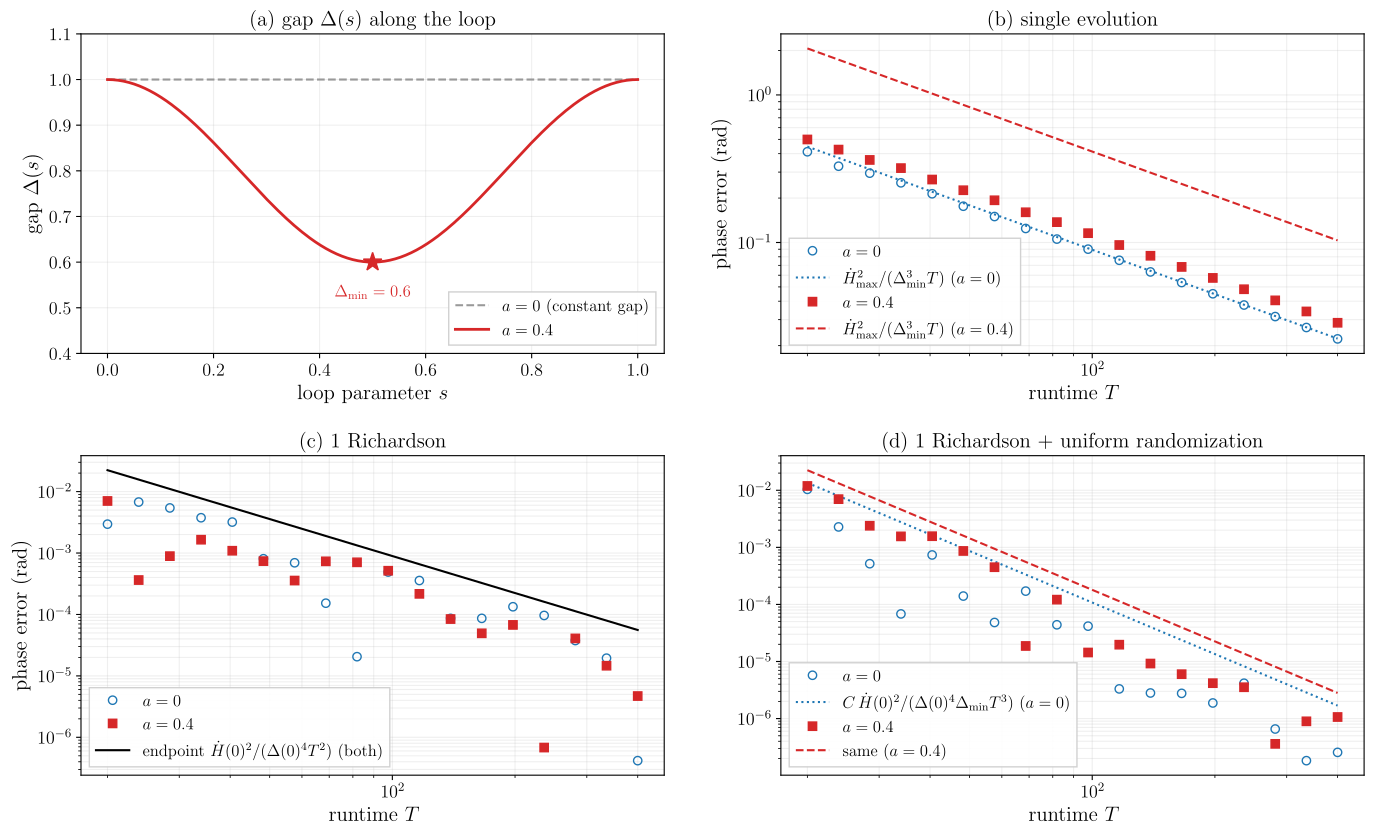

Python code for this plot:
"""Figure 2: Theory bounds vs numerics, and which gap controls each estimator.

Non-isospectral spin-1/2 loop with field modulation |B(s)| = |B|(1 - a sin^2(pi s)).
(a) The dipping gap Delta(s) along the loop.
(b) Single evolution tracks the interior worst-case gap Delta_min.
(c) One-fold Richardson residual is controlled by the endpoint gap Delta(0).
(d) One Richardson + uniform randomization against the Theorem-3 M = 1 (T^-3)
bound with the exact all-xi a priori uniform constant (no fitted constant);
the randomized oscillatory bias itself falls as T^-3, tracking the bound.

The expensive evolutions are parallelized over all cores and cached in
cache/fig2.npz: rerunning with unchanged physics parameters (e.g. after a
styling change) replots instantly from the cache.
"""

import sys
from concurrent.futures import ProcessPoolExecutor
from pathlib import Path

import numpy as np
import matplotlib

matplotlib.use("Agg")
import matplotlib.pyplot as plt

# Match the paper's (REVTeX / Computer Modern) fonts.
plt.rcParams.update({"text.usetex": True, "font.family": "serif",
                     "text.latex.preamble": r"\usepackage{amsmath}",
                     "font.size": 15, "axes.titlesize": 15, "axes.labelsize": 15,
                     "xtick.labelsize": 13, "ytick.labelsize": 13})

HERE = Path(__file__).resolve().parent
sys.path.insert(0, str(HERE.parent))

from berry_cancellation import SpinHalfLoop
from berry_cancellation.estimators import (
    single_phase_error, richardson_error, randomized_richardson_bias,
    default_steps,
)

A = 0.4
T_MIN, T_MAX, N_POINTS = 20.0, 400.0, 18
LAM, ALPHA = 0.7, 1.75
ALPHA_R = 2.0                      # richardson_error's default extrapolation ratio
PARAMS = dict(a=A, t_min=T_MIN, t_max=T_MAX, n=N_POINTS, lam=LAM, alpha=ALPHA,
              alpha_r=ALPHA_R, dist="uniform")
CACHE = HERE / "cache" / "fig2.npz"


def cached_compute(path, params, fn):
    "Load {arrays} from path if its stored params match, else compute and store."
    if path.exists():
        z = np.load(path, allow_pickle=True)
        if z["__params__"].item() == params:
            print(f"loaded cache {path}")
            return {k: z[k] for k in z.files if k != "__params__"}
    data = fn()
    path.parent.mkdir(exist_ok=True)
    np.savez(path, __params__=np.array(params, dtype=object), **data)
    print(f"wrote cache {path}")
    return data


def compute():
    T = np.geomspace(T_MIN, T_MAX, N_POINTS)
    flat, dip = SpinHalfLoop(gap_dip=0.0), SpinHalfLoop(gap_dip=A)
    steps_s = default_steps(T.max())
    steps_r = default_steps(ALPHA_R * T.max())

    out = {}
    with ProcessPoolExecutor(max_workers=10) as ex:
        futs = {}
        for name, m in [("f", flat), ("d", dip)]:
            futs["single_" + name] = [ex.submit(single_phase_error, m, np.array([t]), steps_s) for t in T]
            futs["rich_" + name] = [ex.submit(richardson_error, m, np.array([t]), ALPHA_R, steps_r) for t in T]
            futs["rand_" + name] = [ex.submit(randomized_richardson_bias, m, np.array([t]),
                                              alpha=ALPHA, lam=LAM, levels=1, dist="uniform") for t in T]
        for key, fl in futs.items():
            out[key] = np.concatenate([f.result() for f in fl])
    out["T"] = T
    return out


def hdot_norm(model, s, h=1e-6):
    return np.linalg.norm(model.H(s + h) - model.H(s - h), 2) / (2 * h)


def info(model):
    s = np.linspace(0.0, 1.0, 400, endpoint=False)
    Hmax = max(hdot_norm(model, si) for si in s)
    return Hmax, model.gap, hdot_norm(model, 0.0), model.gap_at(0.0)


def main():
    d = cached_compute(CACHE, PARAMS, compute)
    T = d["T"]
    flat, dip = SpinHalfLoop(gap_dip=0.0), SpinHalfLoop(gap_dip=A)
    Hmf, Dmf, H0f, D0f = info(flat)
    Hmd, Dmd, H0d, D0d = info(dip)

    fig, axes = plt.subplots(2, 2, figsize=(14.0, 8.6))
    (ax0, axL), (axR, axC) = axes

    # Panel 0: the dipping gap Delta(s) along the loop.
    s = np.linspace(0.0, 1.0, 200)
    ax0.plot(s, np.ones_like(s) * flat.field, "--", color="0.6", label=r"$a=0$ (constant gap)")
    ax0.plot(s, [dip.gap_at(si) for si in s], "-", color="C3", lw=2, label=rf"$a={A}$")
    ax0.plot([0.5], [dip.gap], "*", ms=14, color="C3", zorder=5)
    ax0.annotate(rf"$\Delta_{{\min}}={dip.gap:.1f}$", xy=(0.5, dip.gap),
                 xytext=(0.5, dip.gap - 0.05), ha="center", va="top",
                 fontsize=12, color="C3")
    ax0.set_xlabel("loop parameter $s$")
    ax0.set_ylabel(r"gap $\Delta(s)$")
    ax0.set_title(r"(a) gap $\Delta(s)$ along the loop")
    ax0.set_ylim(0.4, 1.1)
    ax0.legend(fontsize=12, loc="lower right", frameon=True, framealpha=0.9, edgecolor="0.8", fancybox=False)
    ax0.grid(True, alpha=0.2)

    # Panel 1: single evolution, dip vs no dip.
    axL.loglog(T, d["single_f"], "o", ms=6, mfc="none", color="C0", label=r"$a=0$")
    axL.loglog(T, Hmf**2 / Dmf**3 / T, ":", color="C0", lw=1.5, label=r"$\dot H_{\max}^2/(\Delta_{\min}^3 T)$ ($a=0$)")
    axL.loglog(T, d["single_d"], "s", ms=6, color="C3", label=rf"$a={A}$")
    axL.loglog(T, Hmd**2 / Dmd**3 / T, "--", color="C3", lw=1.5, label=rf"$\dot H_{{\max}}^2/(\Delta_{{\min}}^3 T)$ ($a={A}$)")
    axL.set_xlabel("runtime $T$")
    axL.set_ylabel(r"phase error  (rad)")
    axL.set_title(r"(b) single evolution")
    axL.legend(fontsize=12, loc="lower left", frameon=True, framealpha=0.9, edgecolor="0.8", fancybox=False)
    axL.grid(True, which="both", alpha=0.2)

    # Panel 2: 1 Richardson, dip vs no dip.
    axR.loglog(T, d["rich_f"], "o", ms=6, mfc="none", color="C0", label=r"$a=0$")
    axR.loglog(T, d["rich_d"], "s", ms=6, color="C3", label=rf"$a={A}$")
    axR.loglog(T, H0d**2 / D0d**4 / T**2, "-", color="k", lw=1.5, label=r"endpoint $\dot H(0)^2/(\Delta(0)^4 T^2)$ (both)")
    axR.set_xlabel("runtime $T$")
    axR.set_ylabel(r"phase error  (rad)")
    axR.set_title(r"(c) 1 Richardson")
    axR.legend(fontsize=12, loc="lower left", frameon=True, framealpha=0.9, edgecolor="0.8", fancybox=False)
    axR.grid(True, which="both", alpha=0.2)

    # Panel 3: 1 Richardson + uniform randomization, with the Theorem-3 M=1 (T^-3)
    # bound. The uniform characteristic function decays as xi^-1 (M=1), so the
    # randomized oscillatory bias falls as T^-3 and dominates the non-oscillatory
    # Richardson remainder O(T^-4) that one extrapolation level cannot remove: the
    # data itself exhibits the Theorem-3 oscillatory scaling, in both power and gap
    # dependence. The a priori constant is exact for the uniform density: one
    # integration by parts gives |chi_{mu,2}(xi)| <= C1/|xi| for all xi, with
    # C1 = (1-lam)^-2/lam (endpoint jumps plus the interior x^-3 term). The
    # Richardson-transformed k=2 modes oscillate at frequencies alpha^l omega_n, so
    # the M=1 decay contributes an extra alpha^-l per level: the factor is
    # L_{1,3}(alpha) = sum |w_l| alpha^-3l (Appendix D), tighter than the
    # frequency-agnostic L_{1,2} = 2/(alpha^2-1). No constant is fitted.
    bf, bd = d["rand_f"], d["rand_d"]
    C1 = (1.0 - LAM) ** -2 / LAM
    w0, w1 = 1.0 / (ALPHA**2 - 1.0), ALPHA**2 / (ALPHA**2 - 1.0)   # |Richardson weights|
    L13 = w0 + w1 * ALPHA**-3
    C = C1 * L13
    base_f = H0f**2 / D0f**4 / Dmf
    base_d = H0d**2 / D0d**4 / Dmd
    bound_f, bound_d = C * base_f / T**3, C * base_d / T**3
    print(f"uniform M=1 constant C1={C1:.2f}, L13(alpha)={L13:.3f}, a priori C={C:.2f}")
    print(f"max data/bound ratio: no dip {np.max(bf / bound_f):.2f}, dip {np.max(bd / bound_d):.2f}")
    axC.loglog(T, bf, "o", ms=6, mfc="none", color="C0", label=r"$a=0$")
    axC.loglog(T, bound_f, ":", color="C0", lw=1.5, label=r"$C\,\dot H(0)^2/(\Delta(0)^4\Delta_{\min} T^3)$ ($a=0$)")
    axC.loglog(T, bd, "s", ms=6, color="C3", label=rf"$a={A}$")
    axC.loglog(T, bound_d, "--", color="C3", lw=1.5, label=rf"same ($a={A}$)")
    axC.set_xlabel("runtime $T$")
    axC.set_title(r"(d) 1 Richardson + uniform randomization")
    axC.legend(fontsize=12, loc="lower left", frameon=True, framealpha=0.9, edgecolor="0.8", fancybox=False)
    axC.grid(True, which="both", alpha=0.2)

    fig.tight_layout()
    fig.subplots_adjust(wspace=0.20, hspace=0.32)
    path = HERE / "fig2.pdf"
    fig.savefig(path, bbox_inches="tight")
    print(f"wrote {path}")


if __name__ == "__main__":
    main()
